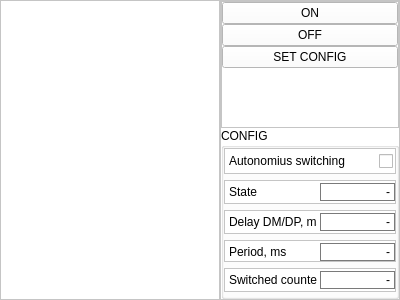
<?xml version="1.0" encoding="UTF-8"?>
<ui version="4.0">
 <class>MainWindow</class>
 <widget class="QMainWindow" name="MainWindow">
  <property name="geometry">
   <rect>
    <x>0</x>
    <y>0</y>
    <width>400</width>
    <height>300</height>
   </rect>
  </property>
  <property name="minimumSize">
   <size>
    <width>400</width>
    <height>300</height>
   </size>
  </property>
  <property name="maximumSize">
   <size>
    <width>400</width>
    <height>300</height>
   </size>
  </property>
  <property name="windowTitle">
   <string>USB Relay</string>
  </property>
  <property name="windowIcon">
   <iconset resource="resources.qrc">
    <normaloff>:/resources/main.png</normaloff>:/resources/main.png</iconset>
  </property>
  <property name="styleSheet">
   <string notr="true">QCheckBox::indicator:hover {
    border: 1px solid;
}

QFrame {
	background-color: rgb(255, 255, 255)
}

QCheckBox:hover {
    background-color:  rgba(240, 240, 240, 150);
	font: MS Shell Dlg 2;
	color: rgb(0,0,0);
}

QLabel {
    border: 1px solid transparent;
	color: rgb(0,0,0);
}

QLabel:disabled {
	color: lightgrey;
}

QPushButton {
    background-color: rgb(255, 255, 255);
	color: rgb(0,0,0);
}

QPushButton:hover {
    background-color:  rgba(240, 240, 240, 150);
	color: rgb(0,0,0);
}

QMenu {
    background-color: white;
    margin: 2px; /* some spacing around the menu */
}

QMenu::item {
    padding: 2px 25px 2px 20px;
}

QMenu::item:selected {
    border-color: darkgrey;
    background: rgba(220, 220, 220, 150);
}

QTreeView::item:hover {
    background: rgba(240, 240, 240, 150);
    border-color: darkgrey;
}

QTreeView::item:selected {
    border: 1px solid #567dbc;
}

QTreeView::item:selected:active{
    background: rgba(100, 100, 100, 150);
	color: rgb(0,0,0);
    border: 1px solid transparent;
}

QLineEdit {
    background-color: #FFFFFF;
    border-style: solid;
    border-width: 1px;
    border-color: #7A7A7A;
	selection-background-color: darkgray;
}

QLineEdit:hover {
    background-color: #FFFFFF;
    border-style: solid;
    border-width: 1px;
    border-color: #7A7A7A;
}

QLineEdit:disabled {
    background: lightgrey;
}

QComboBox {
    border: 1px solid gray;
    border-radius: 3px;
    padding: 1px 18px 1px 3px;
    min-width: 6em;
}

</string>
  </property>
  <widget class="QWidget" name="centralWidget">
   <layout class="QHBoxLayout" name="horizontalLayout">
    <property name="spacing">
     <number>0</number>
    </property>
    <property name="leftMargin">
     <number>0</number>
    </property>
    <property name="topMargin">
     <number>0</number>
    </property>
    <property name="rightMargin">
     <number>0</number>
    </property>
    <property name="bottomMargin">
     <number>0</number>
    </property>
    <item>
     <widget class="QFrame" name="frame">
      <property name="frameShape">
       <enum>QFrame::StyledPanel</enum>
      </property>
      <property name="frameShadow">
       <enum>QFrame::Raised</enum>
      </property>
      <layout class="QHBoxLayout" name="horizontalLayout_4">
       <property name="spacing">
        <number>0</number>
       </property>
       <property name="leftMargin">
        <number>0</number>
       </property>
       <property name="topMargin">
        <number>0</number>
       </property>
       <property name="rightMargin">
        <number>0</number>
       </property>
       <property name="bottomMargin">
        <number>0</number>
       </property>
       <item>
        <layout class="QVBoxLayout" name="HID_Tree_Layout"/>
       </item>
      </layout>
     </widget>
    </item>
    <item>
     <widget class="QFrame" name="frame_2">
      <property name="minimumSize">
       <size>
        <width>180</width>
        <height>0</height>
       </size>
      </property>
      <property name="maximumSize">
       <size>
        <width>180</width>
        <height>16777215</height>
       </size>
      </property>
      <property name="frameShape">
       <enum>QFrame::StyledPanel</enum>
      </property>
      <property name="frameShadow">
       <enum>QFrame::Raised</enum>
      </property>
      <layout class="QVBoxLayout" name="verticalLayout">
       <property name="spacing">
        <number>0</number>
       </property>
       <property name="leftMargin">
        <number>0</number>
       </property>
       <property name="topMargin">
        <number>0</number>
       </property>
       <property name="rightMargin">
        <number>0</number>
       </property>
       <property name="bottomMargin">
        <number>0</number>
       </property>
       <item>
        <widget class="QFrame" name="frame_3">
         <property name="frameShape">
          <enum>QFrame::StyledPanel</enum>
         </property>
         <property name="frameShadow">
          <enum>QFrame::Raised</enum>
         </property>
         <layout class="QVBoxLayout" name="verticalLayout_2">
          <property name="spacing">
           <number>0</number>
          </property>
          <property name="leftMargin">
           <number>0</number>
          </property>
          <property name="topMargin">
           <number>0</number>
          </property>
          <property name="rightMargin">
           <number>0</number>
          </property>
          <property name="bottomMargin">
           <number>0</number>
          </property>
          <item>
           <widget class="QPushButton" name="pushButton_ON">
            <property name="text">
             <string>ON</string>
            </property>
           </widget>
          </item>
          <item>
           <widget class="QPushButton" name="pushButton_OFF">
            <property name="text">
             <string>OFF</string>
            </property>
           </widget>
          </item>
          <item>
           <widget class="QPushButton" name="pushButton_SET_CONFIG">
            <property name="text">
             <string>SET CONFIG</string>
            </property>
           </widget>
          </item>
          <item>
           <spacer name="verticalSpacer">
            <property name="orientation">
             <enum>Qt::Vertical</enum>
            </property>
            <property name="sizeHint" stdset="0">
             <size>
              <width>20</width>
              <height>40</height>
             </size>
            </property>
           </spacer>
          </item>
         </layout>
        </widget>
       </item>
       <item>
        <widget class="QGroupBox" name="groupBox">
         <property name="title">
          <string>CONFIG</string>
         </property>
         <layout class="QVBoxLayout" name="verticalLayout_3">
          <property name="spacing">
           <number>6</number>
          </property>
          <property name="leftMargin">
           <number>0</number>
          </property>
          <property name="topMargin">
           <number>0</number>
          </property>
          <property name="rightMargin">
           <number>0</number>
          </property>
          <property name="bottomMargin">
           <number>4</number>
          </property>
          <item>
           <widget class="QFrame" name="frame_4">
            <property name="frameShape">
             <enum>QFrame::StyledPanel</enum>
            </property>
            <property name="frameShadow">
             <enum>QFrame::Raised</enum>
            </property>
            <layout class="QHBoxLayout" name="horizontalLayout_7">
             <property name="spacing">
              <number>2</number>
             </property>
             <property name="leftMargin">
              <number>0</number>
             </property>
             <property name="topMargin">
              <number>2</number>
             </property>
             <property name="rightMargin">
              <number>2</number>
             </property>
             <property name="bottomMargin">
              <number>2</number>
             </property>
             <item>
              <widget class="QLabel" name="label_5">
               <property name="text">
                <string>Autonomius switching</string>
               </property>
              </widget>
             </item>
             <item>
              <spacer name="horizontalSpacer">
               <property name="orientation">
                <enum>Qt::Horizontal</enum>
               </property>
               <property name="sizeHint" stdset="0">
                <size>
                 <width>40</width>
                 <height>20</height>
                </size>
               </property>
              </spacer>
             </item>
             <item>
              <widget class="QCheckBox" name="checkBox_STANDALONE">
               <property name="layoutDirection">
                <enum>Qt::RightToLeft</enum>
               </property>
               <property name="text">
                <string/>
               </property>
               <property name="autoExclusive">
                <bool>false</bool>
               </property>
               <property name="tristate">
                <bool>false</bool>
               </property>
              </widget>
             </item>
            </layout>
           </widget>
          </item>
          <item>
           <widget class="QFrame" name="frame_7">
            <property name="frameShape">
             <enum>QFrame::StyledPanel</enum>
            </property>
            <property name="frameShadow">
             <enum>QFrame::Raised</enum>
            </property>
            <layout class="QHBoxLayout" name="horizontalLayout_5">
             <property name="spacing">
              <number>2</number>
             </property>
             <property name="leftMargin">
              <number>0</number>
             </property>
             <property name="topMargin">
              <number>2</number>
             </property>
             <property name="rightMargin">
              <number>0</number>
             </property>
             <property name="bottomMargin">
              <number>2</number>
             </property>
             <item>
              <widget class="QLabel" name="label_3">
               <property name="text">
                <string>State</string>
               </property>
              </widget>
             </item>
             <item>
              <widget class="QLineEdit" name="lineEdit_STATE">
               <property name="minimumSize">
                <size>
                 <width>75</width>
                 <height>0</height>
                </size>
               </property>
               <property name="maximumSize">
                <size>
                 <width>75</width>
                 <height>16777215</height>
                </size>
               </property>
               <property name="text">
                <string>-</string>
               </property>
               <property name="alignment">
                <set>Qt::AlignRight|Qt::AlignTrailing|Qt::AlignVCenter</set>
               </property>
               <property name="readOnly">
                <bool>true</bool>
               </property>
              </widget>
             </item>
            </layout>
           </widget>
          </item>
          <item>
           <widget class="QFrame" name="frame_8">
            <property name="frameShape">
             <enum>QFrame::StyledPanel</enum>
            </property>
            <property name="frameShadow">
             <enum>QFrame::Raised</enum>
            </property>
            <layout class="QHBoxLayout" name="horizontalLayout_6">
             <property name="spacing">
              <number>2</number>
             </property>
             <property name="leftMargin">
              <number>0</number>
             </property>
             <property name="topMargin">
              <number>2</number>
             </property>
             <property name="rightMargin">
              <number>0</number>
             </property>
             <property name="bottomMargin">
              <number>2</number>
             </property>
             <item>
              <widget class="QLabel" name="label_4">
               <property name="text">
                <string>Delay DM/DP, ms</string>
               </property>
              </widget>
             </item>
             <item>
              <widget class="QLineEdit" name="lineEdit_DELAY_MS">
               <property name="minimumSize">
                <size>
                 <width>75</width>
                 <height>0</height>
                </size>
               </property>
               <property name="maximumSize">
                <size>
                 <width>75</width>
                 <height>16777215</height>
                </size>
               </property>
               <property name="text">
                <string>-</string>
               </property>
               <property name="alignment">
                <set>Qt::AlignRight|Qt::AlignTrailing|Qt::AlignVCenter</set>
               </property>
               <property name="readOnly">
                <bool>false</bool>
               </property>
              </widget>
             </item>
            </layout>
           </widget>
          </item>
          <item>
           <widget class="QFrame" name="frame_5">
            <property name="frameShape">
             <enum>QFrame::StyledPanel</enum>
            </property>
            <property name="frameShadow">
             <enum>QFrame::Raised</enum>
            </property>
            <layout class="QHBoxLayout" name="horizontalLayout_2">
             <property name="spacing">
              <number>2</number>
             </property>
             <property name="leftMargin">
              <number>0</number>
             </property>
             <property name="topMargin">
              <number>2</number>
             </property>
             <property name="rightMargin">
              <number>0</number>
             </property>
             <property name="bottomMargin">
              <number>0</number>
             </property>
             <item>
              <widget class="QLabel" name="label">
               <property name="text">
                <string>Period, ms</string>
               </property>
              </widget>
             </item>
             <item>
              <widget class="QLineEdit" name="lineEdit_TIME_MS">
               <property name="minimumSize">
                <size>
                 <width>75</width>
                 <height>0</height>
                </size>
               </property>
               <property name="maximumSize">
                <size>
                 <width>75</width>
                 <height>16777215</height>
                </size>
               </property>
               <property name="text">
                <string>-</string>
               </property>
               <property name="alignment">
                <set>Qt::AlignRight|Qt::AlignTrailing|Qt::AlignVCenter</set>
               </property>
               <property name="readOnly">
                <bool>false</bool>
               </property>
              </widget>
             </item>
            </layout>
           </widget>
          </item>
          <item>
           <widget class="QFrame" name="frame_6">
            <property name="frameShape">
             <enum>QFrame::StyledPanel</enum>
            </property>
            <property name="frameShadow">
             <enum>QFrame::Raised</enum>
            </property>
            <layout class="QHBoxLayout" name="horizontalLayout_3">
             <property name="spacing">
              <number>2</number>
             </property>
             <property name="leftMargin">
              <number>0</number>
             </property>
             <property name="topMargin">
              <number>2</number>
             </property>
             <property name="rightMargin">
              <number>0</number>
             </property>
             <property name="bottomMargin">
              <number>2</number>
             </property>
             <item>
              <widget class="QLabel" name="label_2">
               <property name="text">
                <string>Switched counter</string>
               </property>
              </widget>
             </item>
             <item>
              <widget class="QLineEdit" name="lineEdit_COUNTER">
               <property name="minimumSize">
                <size>
                 <width>75</width>
                 <height>0</height>
                </size>
               </property>
               <property name="maximumSize">
                <size>
                 <width>75</width>
                 <height>16777215</height>
                </size>
               </property>
               <property name="text">
                <string>-</string>
               </property>
               <property name="alignment">
                <set>Qt::AlignRight|Qt::AlignTrailing|Qt::AlignVCenter</set>
               </property>
               <property name="readOnly">
                <bool>true</bool>
               </property>
              </widget>
             </item>
            </layout>
           </widget>
          </item>
         </layout>
        </widget>
       </item>
      </layout>
     </widget>
    </item>
   </layout>
  </widget>
 </widget>
 <layoutdefault spacing="6" margin="11"/>
 <resources>
  <include location="resources.qrc"/>
 </resources>
 <connections/>
</ui>
